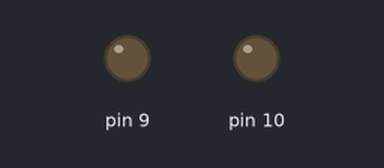
The sketch below on a simulated Arduino Uno, built with avr-gcc and run on an emulated ATmega328P. Parts: output pins drawn as LEDs (lit = HIGH).

Above: at 0.05 s.
Timing chart, 0 to 7.8 s (numbered marks = the images above):
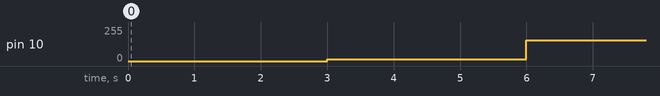

Measured:
- by itself, pin 10: alternates 155/255 for 3.0 s and 15/255 for 3.0 s

The sketch:

ChangePWM.ino
```cpp
// PWM output @ 25 kHz, only on pins 9 and 10.
// Output value should be between 0 and 320, inclusive.
void analogWrite25k(int pin, int value)
{
  // changing OCR1x value changes the duty cycle to = value / ICR1
    switch (pin) {
        case 9:
            OCR1A = value;
            break;
        case 10:
            OCR1B = value;
            break;
        default:
            // no other pin will work
            break;
    }
}

void setup()
{
    // Configure Timer 1 for PWM @ 25 kHz.
//    TCCR1A = 0;           // undo the configuration done by...
//    TCCR1B = 0;           // ...the Arduino core library
//    TCNT1  = 0;           // reset timer
//    TCCR1A = _BV(COM1A1)  // non-inverted PWM on ch. A
//           | _BV(COM1B1)  // same on ch; B
//           | _BV(WGM11);  // mode 10: ph. correct PWM, TOP = ICR1
//    TCCR1B = _BV(WGM13)   // ditto
//           | _BV(CS10);   // prescaler = 1

// this configures   TCCR1A = B10100010;  TCCR1B = B00010001;

  TCCR1A = B10100010;
  TCCR1B = B0001001; // 001 (no prescale) for 25kHz PWM;

  ICR1   = 320;         // TOP = 320

  // frequency seems to be 16,000,000 / prescale / ICR1 / 2

  // Set the PWM pins as output.
  pinMode( 9, OUTPUT);
  pinMode(10, OUTPUT);

}

void loop()
{
    // Just an example:
    //analogWrite25k( 9, 110);
    delay(3000);
    analogWrite25k(10, 30);
    delay(3000);
    analogWrite25k(10, 310);

    // other pins still work as default!

}
```
